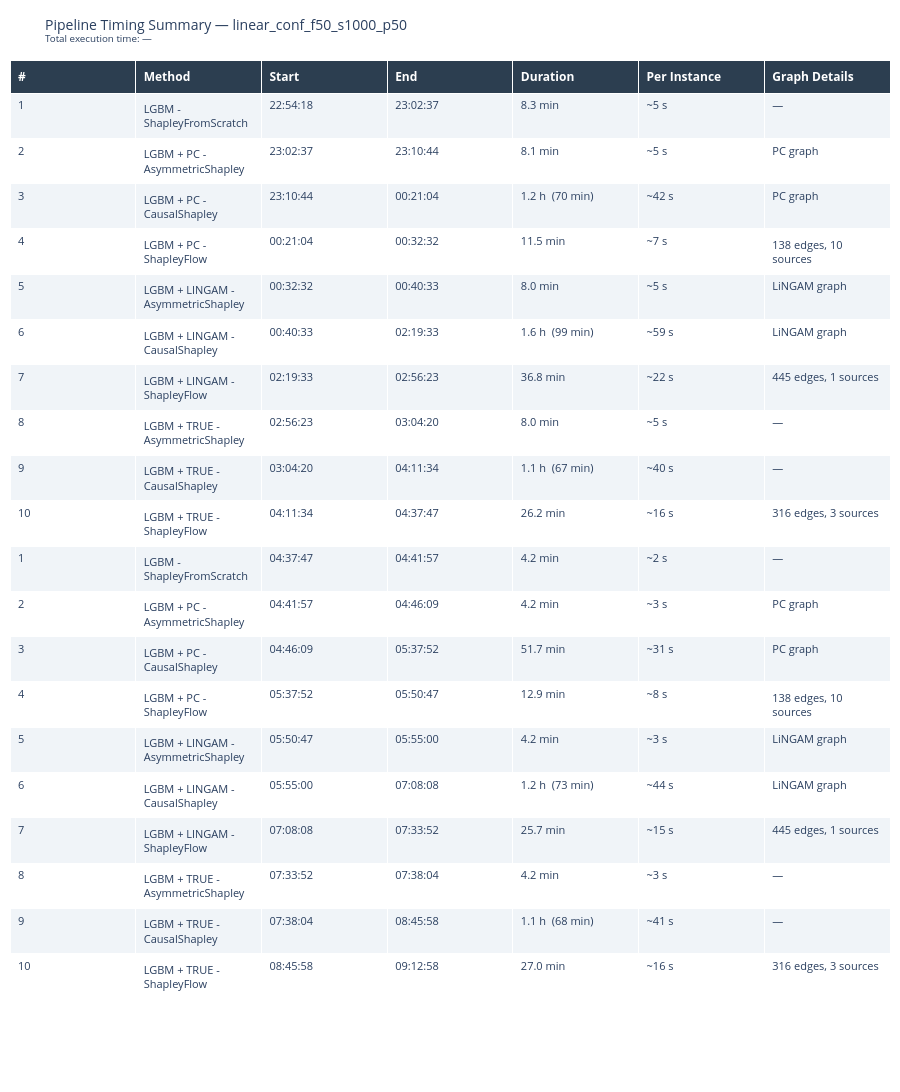

The cell this chart's notebook holds for it:
### Markdown cell above
## 2. Pipeline Timing Summary

### Code cell
timing_df, total_time = parse_pipeline_timing(LOGS_DIR, DATASET)

# ── Display as Plotly table ───────────────────────────────────────────────
if timing_df is not None:
    header_vals = list(timing_df.columns)
    cell_vals   = [timing_df[c].tolist() for c in timing_df.columns]

    # Zebra-stripe rows
    n = len(timing_df)
    row_colors = [["#f0f4f8" if i % 2 == 0 else "white" for i in range(n)]] * len(header_vals)

    fig_timing = go.Figure(go.Table(
        header=dict(
            values=[f"<b>{v}</b>" for v in header_vals],
            fill_color="#2c3e50", font=dict(color="white", size=12),
            align="left", height=30,
        ),
        cells=dict(
            values=cell_vals,
            fill_color=row_colors,
            align="left", height=26,
            font=dict(size=11),
        ),
    ))
    fig_timing.update_layout(
        title=dict(
            text=f"Pipeline Timing Summary — {DATASET}<br>"
                 f"<sup>Total execution time: {total_time}</sup>",
            font=dict(size=14),
        ),
        margin=dict(l=10, r=10, t=60, b=10),
        height=90 + 30 + n * 50,
    )
    fig_timing.show()
else:
    print("Could not parse timing log.")

### Figure 1 — Plotly figure (JSON) as saved in the notebook; plotly's stock layout.template omitted (floating-point values rounded to 4 significant figures; data arrays with more than 128 entries replaced by an {"elided": "..."} marker saying what was removed)
{"data": [{"cells": {"align": "left", "fill": {"color": {"elided": "7x20 str values"}}, "font": {"size": 11}, "height": 26, "values": {"elided": "7x20 mixed values"}}, "header": {"align": "left", "fill": {"color": "#2c3e50"}, "font": {"color": "white", "size": 12}, "height": 30, "values": ["<b>#</b>", "<b>Method</b>", "<b>Start</b>", "<b>End</b>", "<b>Duration</b>", "<b>Per Instance</b>", "<b>Graph Details</b>"]}, "type": "table"}], "layout": {"height": 1120, "margin": {"b": 10, "l": 10, "r": 10, "t": 60}, "title": {"font": {"size": 14}, "text": "Pipeline Timing Summary — linear_conf_f50_s1000_p50<br><sup>Total execution time: —</sup>"}}}
